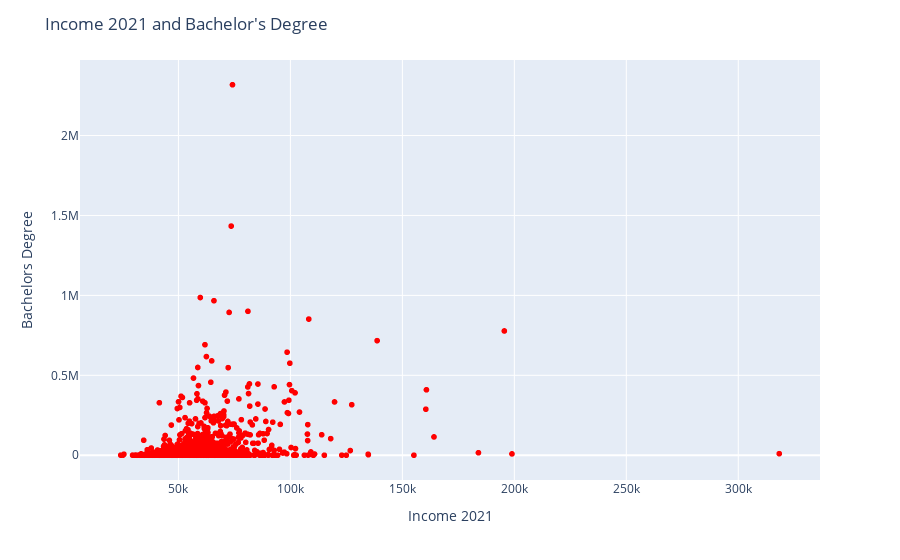

The notebook cell this image was saved under:
### Code cell
# Let's create a scatterplot to see the relation between income and bachelor_degree in 2021
fig = px.scatter(income, x='income_2021', 
           y='bachelor_degree', color_discrete_sequence=["red"],
          labels={'income_2021':"Income 2021", 
                  'bachelor_degree':'Bachelors Degree'})

fig.update_layout(title="Income 2021 and Bachelor's Degree")

### Figure 1 — Plotly figure (JSON) as saved in the notebook; plotly's stock layout.template omitted (floating-point values rounded to 4 significant figures; data arrays with more than 128 entries replaced by an {"elided": "..."} marker saying what was removed)
{"data": [{"hovertemplate": "Income 2021=%{x}<br>Bachelors Degree=%{y}<extra></extra>", "legendgroup": "", "marker": {"color": "red", "symbol": "circle"}, "mode": "markers", "name": "", "showlegend": false, "type": "scattergl", "x": {"elided": "3006 int values"}, "xaxis": "x", "y": {"elided": "3006 int values"}, "yaxis": "y"}], "layout": {"legend": {"tracegroupgap": 0}, "margin": {"t": 60}, "title": {"text": "Income 2021 and Bachelor's Degree"}, "xaxis": {"anchor": "y", "domain": [0, 1], "title": {"text": "Income 2021"}}, "yaxis": {"anchor": "x", "domain": [0, 1], "title": {"text": "Bachelors Degree"}}}}
